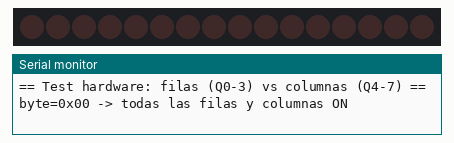
The sketch below on a simulated ESP32. Shown: 16 shift-register outputs drawn as a row of LEDs (first output left, lit = HIGH), the last lines printed to the serial monitor.

Above: at 5.0 s.
At 15.0 s:
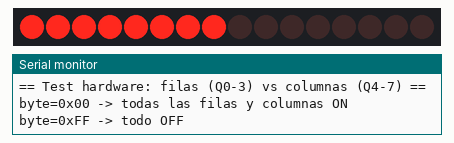
Timing chart, 0 to 26.0 s (numbered marks = the images above):
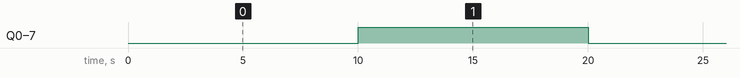

Measured:
- by itself, Q0–7: alternates HIGH for 10.0 s and LOW for 10.0 s

The sketch:

74hc595_esp32_all_ON.ino
```cpp
/*
 * Test de hardware — filas y columnas del 74HC595 — ESP32 / ESP32-S3
 *
 * Alterna dos estados complementarios para verificar ambos drivers de
 * compuerta:
 *   - Q0..Q3 → base de 2N2222 → gate de IRF9630 (canal P, filas, lado alto)
 *   - Q4..Q7 → gate directo de IRLZ44N (canal N, columnas, lado bajo)
 *

 * Estado A: filas activas (0x0F) / columnas apagadas
 * Estado B: columnas activas (0xF0) / filas apagadas  (0xF0 = ~0x0F)
 *
 * ── Conexión 74HC595 (Conector 1, ver README.md del proyecto) ──
 *              Señal        ESP32     ESP32-S3
 *   Pin 2   SRCLK / CP   gpio23      gpio18   (Shift Clock, pata 11)
 *   Pin 3   RCLK  / PL   gpio22      gpio10   (Latch,       pata 12)
 *   Pin 4   SER   / DS   gpio2       gpio4    (Data in,     pata 14)
 *   Pin 1   GND          —           —
 *   Pin 5   VCC          —           —
 *
 * OE (pata 13) a GND y SRCLR (pata 10) a VCC (fijo, no controlado
 * desde el ESP32).
 *
 * ── Conector 2 (cascada) ────────────────────────────────────────
 *   Pin 4   Q7    gpio35      gpio5    (Q7', pata 9, hacia SER del siguiente 595)
 *   Se lee como entrada para capturar el bit que sale por cascada.
 *
 * El target (ESP32 clásico vs ESP32-S3) se detecta automáticamente
 * con CONFIG_IDF_TARGET_ESP32S3, definido por el core de Arduino.
 */

#if CONFIG_IDF_TARGET_ESP32S3
  #define PIN_SRCLK 18   // Shift clock
  #define PIN_RCLK  10   // Latch
  #define PIN_SER    4   // Serial data in
  #define PIN_Q7     5   // Cascade out (Q7')
#else
  #define PIN_SRCLK 23   // Shift clock
  #define PIN_RCLK  22   // Latch
  #define PIN_SER    2   // Serial data in
  #define PIN_Q7    35   // Cascade out (Q7')
#endif


// ────────────────────────────────────────────────────────────────
// Envía un byte al 74HC595 y actualiza el latch
// ────────────────────────────────────────────────────────────────
void sendToShiftReg(uint8_t value) {
  digitalWrite(PIN_RCLK, LOW);
  shiftOut(PIN_SER, PIN_SRCLK, LSBFIRST, value);
  digitalWrite(PIN_RCLK, HIGH);
}

void setup() {
  Serial.begin(115200);
  pinMode(PIN_SER,   OUTPUT);
  pinMode(PIN_SRCLK, OUTPUT);
  pinMode(PIN_RCLK,  OUTPUT);
  pinMode(PIN_Q7,    INPUT);   // Q7' de cascada, gpio35/gpio5 sólo lectura

  sendToShiftReg(0x00);  // todas las salidas apagadas

  Serial.println(F("== Test hardware: filas (Q0-3) vs columnas (Q4-7) =="));
}

const unsigned long ON_MS  = 10000;  // tiempo con todo encendido
const unsigned long OFF_MS = 10000;   // tiempo de descanso apagado

void loop() {
  sendToShiftReg(0x00);
  Serial.println(F("byte=0x00 -> todas las filas y columnas ON"));
  delay(ON_MS);

  sendToShiftReg(0xFF);
  Serial.println(F("byte=0xFF -> todo OFF"));
  delay(OFF_MS);
}
```
